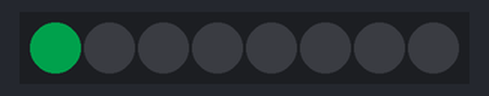
Recording of a sketch running on a simulated Arduino Uno, built with avr-gcc and run on an emulated ATmega328P. On the bench: 8 RGB LEDs in strip order, left to right. Dim RGB values are drawn brighter than linear.

Above: at 0.01 s.
At 0.49 s:
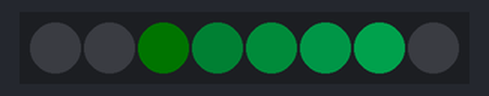
At 0.97 s:
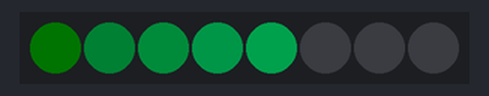
Timing chart, 0 to 40.0 s (numbered marks = the images above):
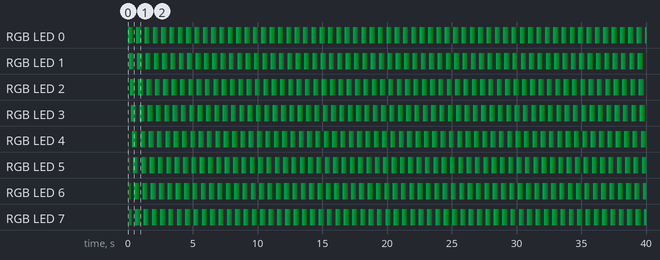

Measured:
- by itself, RGB LED 5: repeats every 0.64 s: off 0.24 s, RGB(0, 34, 16) 0.08 s, RGB(0, 21, 10) 0.08 s, RGB(0, 12, 5) 0.08 s, RGB(0, 5, 2) 0.08 s, RGB(0, 1, 0) 0.08 s
- by itself, RGB LED 6: repeats every 0.64 s: RGB(0, 1, 0) 0.08 s, off 0.24 s, RGB(0, 34, 16) 0.08 s, RGB(0, 21, 10) 0.08 s, RGB(0, 12, 5) 0.08 s, RGB(0, 5, 2) 0.08 s
- by itself, everything shown: repeats every 0.64 s, in 8 steps

The sketch:

led_round_light.ino
```cpp
#define LED_PIN 13
#define NUM_LEDS 8
#include "FastLED.h"
CRGB leds[NUM_LEDS];
int led_num = 0;
int value = 255;
int len = 5; // длина крутящегося элемента
int value_change = 0;

void setup() {
  FastLED.addLeds<WS2811, LED_PIN, GRB>(leds, NUM_LEDS);
  FastLED.setBrightness(50);
  pinMode(13, OUTPUT); // 6 вольт, 0,03 А
  if (len == 0) {
    value_change = value;
  } else {
    value_change = value / len;
  }
}

void loop() {
  for (int i = 0; i < NUM_LEDS; i++){
    led_num = i;
    value = 255;
    leds[led_num] = CHSV(127, 255, 255);
    FastLED.show();
    delay(80);
    for (int j = 0; j < len; j++) {
      if (led_num == -1) {
        led_num = 7;
      }
      leds[led_num--] = CHSV(127, 255, value = value - value_change);
    }
  }
}
```
